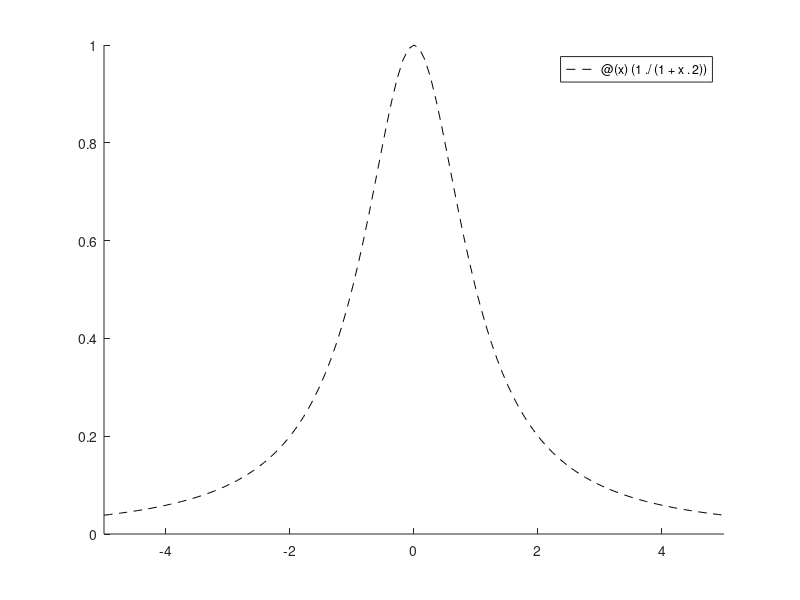

Here is the MATLAB script that generated this plot: (Note: this script raises an error after producing the figure.)
f = @(x)(1./(1+x.^2));
val=[6,10,14];
for n=val
    xh=(5.*cos((2*(0:n)+1)./(2*n+2)*pi))';
    x=linspace(-5,5,n+1)';
    fprintf('%d punti:\n',n+1)
    figure
    hold on
    fplot(f,[-5,5],'k--');
    y=f(x);
    yh=f(xh);
    [a] = getpolyn(x,y,n+1);
    [ah] = getpolyn(xh,yh,n+1);
    t=linspace(-5,5,100); 
    yp=polyval(a,t);
    yph=polyval(ah,t);
    plot(x,f(x),'ko')
    plot(xh,f(xh),'kx')
    plot(t,yp) 
    plot(t,yph)
    legend('funzione', ...
        strcat(string(n+1),' punti di interpolazione equispaziati'), ...
        strcat(string(n+1),' punti di interpolazione di Chebyshev'), ...
        'polinomio interpolante dagli o', ...
        'polinomio interpolante dagli x');
    fprintf('Errore: ~%e\n', max(abs(f(t)-yp)));
    fprintf('Errore: ~%e\n', max(abs(f(t)-yph)));
end